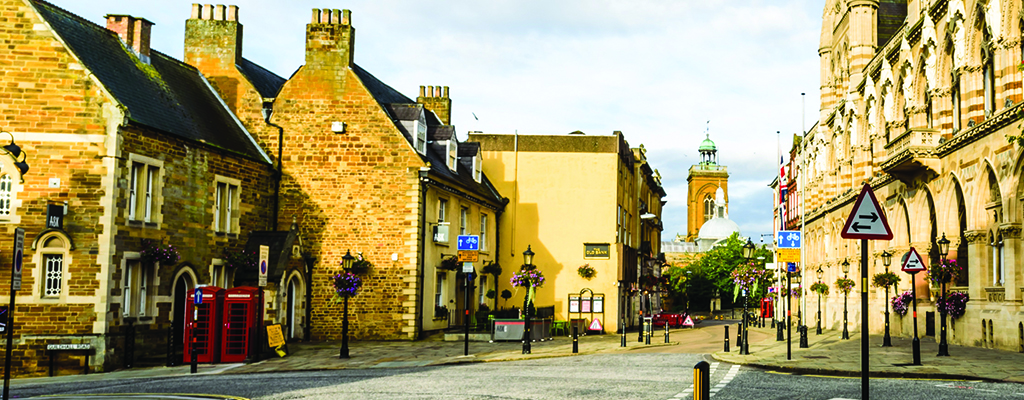
#> input picture Semester_2/OpenCV/HW1/pic1.jpg, 1024 x 400 px
$ python P1.py
#> lines starting #> are read from the running program, lines starting #| are printed output that depends on the picture
"""
Open images pic1.jpg, pic2.jpg and pic3.jpg and display in separate windows with the names
pic1, pic2 and pic3 correspondingly.
"""

import cv2 as cv


#takes a path to an image and returns it as a matrix of pixels

img1 = cv.imread('pic1.jpg')
#> img1 is the input picture: shape (400, 1024, 3); mean B, G, R 103, 152.1, 162.8
img2 = cv.imread('pic2.jpg')
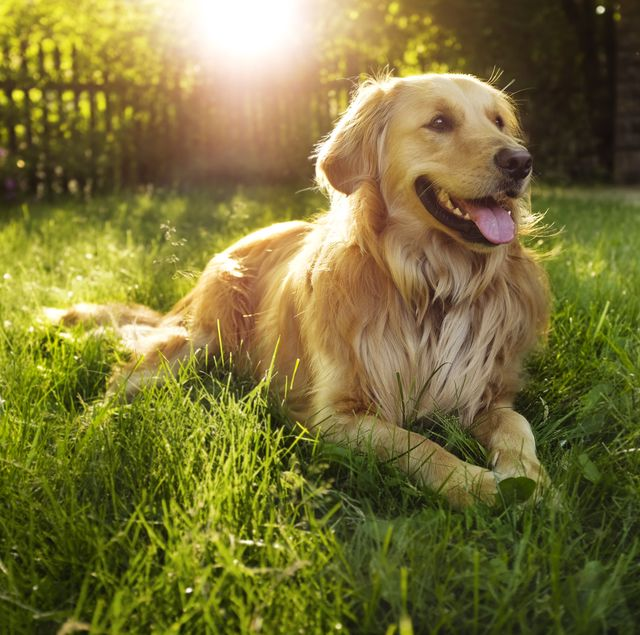
#> input picture Semester_2/OpenCV/HW1/pic2.jpg, 640 x 635 px
#> img2 is the input picture: shape (635, 640, 3); mean B, G, R 56.4, 114.9, 122.6
img3 = cv.imread('pic3.jpg')
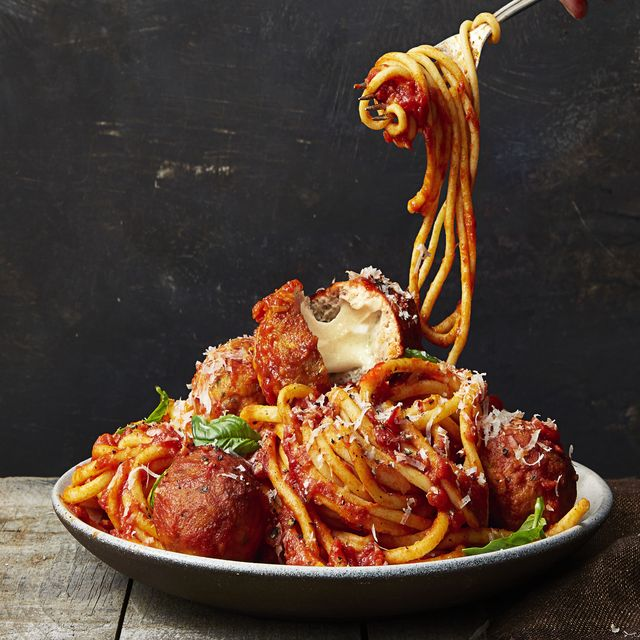
#> input picture Semester_2/OpenCV/HW1/pic3.jpg, 640 x 640 px
#> img3 is the input picture: shape (640, 640, 3); mean B, G, R 49.3, 62.4, 83.9

#displaying the image as a new window, passing the window name and the matrix of pixels to display

cv.imshow('pic1', img1)
cv.imshow('pic2', img2)
cv.imshow('pic3', img3)

#a keyboard binding function, waits for a specific delay for a key to be pressed

cv.waitKey(0) #waits for an infinite amount of time for a keyboard key to be pressed
